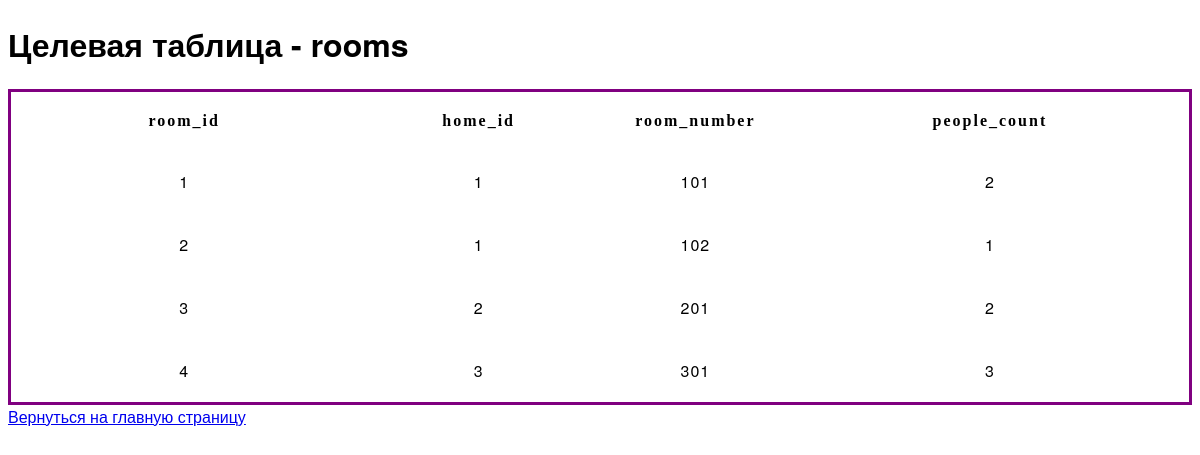
/rooms/, run on the app's committed database.
### tables this page shows
CREATE TABLE rooms (
            room_id INTEGER PRIMARY KEY,
            home_id INTEGER,
            room_number INTEGER,
            people_count INTEGER,
            FOREIGN KEY (home_id) REFERENCES homes(home_id)
        );

### main.py (the view)
@app.route('/rooms/')
def target_rooms():
    conn = sqlite3.connect('upravkomp.db')
    cursor = conn.cursor()
    cursor.execute('SELECT * FROM rooms')
    rooms_data = cursor.fetchall()
    cursor.close()
    conn.close()
    return render_template('target_rooms.html', rooms_data=rooms_data)

### templates/target_rooms.html (shortened to what this page needs)
{% extends 'base.html' %}
{% block body %}
<h1>Целевая таблица - rooms</h1>
<table>
    <thead>
        <tr>
            <th>room_id</th>
            <th>home_id</th>
            <th>room_number</th>
            <th>people_count</th>
        </tr>
    </thead>
    <tbody>
        {% for room in rooms_data %}
        <tr>
            <td>{{ room[0] }}</td>
            <td>{{ room[1] }}</td>
            <td>{{ room[2] }}</td>
            <td>{{ room[3] }}</td>
        </tr>
        {% endfor %}
    </tbody>
</table>
<a href="{{ url_for('index') }}">Вернуться на главную страницу</a>
{% endblock %}

### templates/style.css (style rules this page uses)
table { table-layout: fixed; width: 100%; border-collapse: collapse; border: 3px solid purple; }
thead th:nth-child(1) { width: 30%; }
thead th:nth-child(2) { width: 20%; }
thead th:nth-child(3) { width: 15%; }
thead th:nth-child(4) { width: 35%; }
th, td { padding: 20px; }
html { font-family: 'helvetica neue', helvetica, arial, sans-serif; }
thead th, tfoot th { font-family: 'Rock Salt', cursive; }
th { letter-spacing: 2px; }
td { letter-spacing: 1px; }
tbody td { text-align: center; }

### data on the page
rooms: room_id "1", home "1", room_number "101", people_count "2"
rooms: room_id "2", home "1", room_number "102", people_count "1"
rooms: room_id "3", home "2", room_number "201", people_count "2"
rooms: room_id "4", home "3", room_number "301", people_count "3"
